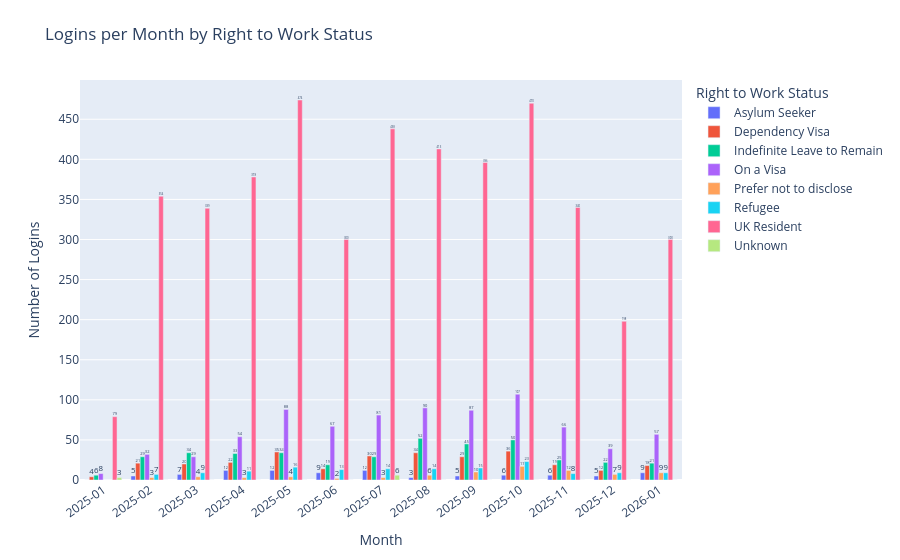

Notebook source saved alongside this figure:
### Code cell
import pandas as pd
import plotly.express as px

def parse_mixed_timestamp(series: pd.Series) -> pd.Series:
    s = series.astype(str).str.strip()
    dt = pd.to_datetime(s, format="%Y-%m-%d %H:%M:%S", errors="coerce")
    dt = dt.fillna(pd.to_datetime(s, format="%m/%d/%Y %H:%M:%S", errors="coerce"))
    return dt

# -----------------------
# CONFIG
# -----------------------
ID_COL = "Username"
LOGIN_TS_COL = "Timestamp"
WORK_COL = "Right to work in the UK for yourself"  # exact column name in registration_df

# -----------------------
# 1) Parse logins + month
# -----------------------
log = login_df.copy()
log["Timestamp_Parsed"] = parse_mixed_timestamp(log[LOGIN_TS_COL])
log = log.dropna(subset=["Timestamp_Parsed"])
log["Month"] = log["Timestamp_Parsed"].dt.to_period("M").astype(str)

# -----------------------
# 2) Join work-status from registration onto each login
# -----------------------
reg = registration_df.copy()
reg_lookup = (
    reg[[ID_COL, WORK_COL]]
    .dropna(subset=[ID_COL])
    .drop_duplicates(subset=[ID_COL], keep="last")
)

log = log.merge(reg_lookup, on=ID_COL, how="left")
log[WORK_COL] = log[WORK_COL].fillna("Unknown")

# -----------------------
# 3) Count logins per month by work-status
# -----------------------
counts = (
    log.groupby(["Month", WORK_COL])
       .size()
       .reset_index(name="Login Count")
)

# sort months chronologically + show all months
counts["Month_dt"] = pd.to_datetime(counts["Month"] + "-01")
counts = counts.sort_values("Month_dt").drop(columns=["Month_dt"])

month_order = counts["Month"].drop_duplicates().tolist()
work_order = sorted(log[WORK_COL].dropna().unique().tolist())

# optional: include 0s for missing month/status combos
full_index = pd.MultiIndex.from_product([month_order, work_order], names=["Month", WORK_COL])
counts = (
    counts.set_index(["Month", WORK_COL])
          .reindex(full_index, fill_value=0)
          .reset_index()
)

# show labels only for non-zero counts (prevents clutter)
counts["Label"] = counts["Login Count"].where(counts["Login Count"] > 0, "")

# -----------------------
# 4) Plot
# -----------------------
fig = px.bar(
    counts,
    x="Month",
    y="Login Count",
    color=WORK_COL,
    barmode="group",
    text="Label",
    title="Logins per Month by Right to Work Status",
    labels={"Month": "Month", "Login Count": "Number of Logins", WORK_COL: "Right to Work Status"},
    category_orders={"Month": month_order, WORK_COL: work_order},
)

fig.update_traces(textposition="auto", cliponaxis=False)

fig.update_layout(
    xaxis=dict(
        type="category",
        tickmode="array",
        tickvals=month_order,
        ticktext=month_order,
        tickangle=-35,
    ),
    uniformtext_minsize=9,
    margin=dict(t=80),
)

fig.show()

### Figure 1 — Plotly figure (JSON) as saved in the notebook; plotly's stock layout.template omitted (floating-point values rounded to 4 significant figures)
{"data": [{"alignmentgroup": "True", "cliponaxis": false, "hovertemplate": "Right to Work Status=Asylum Seeker<br>Month=%{x}<br>Number of Logins=%{y}<br>Label=%{text}<extra></extra>", "legendgroup": "Asylum Seeker", "marker": {"color": "#636efa", "pattern": {"shape": ""}}, "name": "Asylum Seeker", "offsetgroup": "Asylum Seeker", "orientation": "v", "showlegend": true, "text": ["", 5, 7, 12, 12, 9, 12, 3, 5, 6, 6, 5, 9], "textposition": "auto", "type": "bar", "x": ["2025-01", "2025-02", "2025-03", "2025-04", "2025-05", "2025-06", "2025-07", "2025-08", "2025-09", "2025-10", "2025-11", "2025-12", "2026-01"], "xaxis": "x", "y": [0, 5, 7, 12, 12, 9, 12, 3, 5, 6, 6, 5, 9], "yaxis": "y"}, {"alignmentgroup": "True", "cliponaxis": false, "hovertemplate": "Right to Work Status=Dependency Visa<br>Month=%{x}<br>Number of Logins=%{y}<br>Label=%{text}<extra></extra>", "legendgroup": "Dependency Visa", "marker": {"color": "#EF553B", "pattern": {"shape": ""}}, "name": "Dependency Visa", "offsetgroup": "Dependency Visa", "orientation": "v", "showlegend": true, "text": [4, 21, 20, 22, 35, 14, 30, 34, 29, 36, 19, 12, 18], "textposition": "auto", "type": "bar", "x": ["2025-01", "2025-02", "2025-03", "2025-04", "2025-05", "2025-06", "2025-07", "2025-08", "2025-09", "2025-10", "2025-11", "2025-12", "2026-01"], "xaxis": "x", "y": [4, 21, 20, 22, 35, 14, 30, 34, 29, 36, 19, 12, 18], "yaxis": "y"}, {"alignmentgroup": "True", "cliponaxis": false, "hovertemplate": "Right to Work Status=Indefinite Leave to Remain<br>Month=%{x}<br>Number of Logins=%{y}<br>Label=%{text}<extra></extra>", "legendgroup": "Indefinite Leave to Remain", "marker": {"color": "#00cc96", "pattern": {"shape": ""}}, "name": "Indefinite Leave to Remain", "offsetgroup": "Indefinite Leave to Remain", "orientation": "v", "showlegend": true, "text": [6, 29, 34, 33, 34, 19, 29, 52, 45, 50, 25, 22, 21], "textposition": "auto", "type": "bar", "x": ["2025-01", "2025-02", "2025-03", "2025-04", "2025-05", "2025-06", "2025-07", "2025-08", "2025-09", "2025-10", "2025-11", "2025-12", "2026-01"], "xaxis": "x", "y": [6, 29, 34, 33, 34, 19, 29, 52, 45, 50, 25, 22, 21], "yaxis": "y"}, {"alignmentgroup": "True", "cliponaxis": false, "hovertemplate": "Right to Work Status=On a Visa<br>Month=%{x}<br>Number of Logins=%{y}<br>Label=%{text}<extra></extra>", "legendgroup": "On a Visa", "marker": {"color": "#ab63fa", "pattern": {"shape": ""}}, "name": "On a Visa", "offsetgroup": "On a Visa", "orientation": "v", "showlegend": true, "text": [8, 32, 29, 54, 88, 67, 81, 90, 87, 107, 66, 39, 57], "textposition": "auto", "type": "bar", "x": ["2025-01", "2025-02", "2025-03", "2025-04", "2025-05", "2025-06", "2025-07", "2025-08", "2025-09", "2025-10", "2025-11", "2025-12", "2026-01"], "xaxis": "x", "y": [8, 32, 29, 54, 88, 67, 81, 90, 87, 107, 66, 39, 57], "yaxis": "y"}, {"alignmentgroup": "True", "cliponaxis": false, "hovertemplate": "Right to Work Status=Prefer not to disclose<br>Month=%{x}<br>Number of Logins=%{y}<br>Label=%{text}<extra></extra>", "legendgroup": "Prefer not to disclose", "marker": {"color": "#FFA15A", "pattern": {"shape": ""}}, "name": "Prefer not to disclose", "offsetgroup": "Prefer not to disclose", "orientation": "v", "showlegend": true, "text": ["", 3, 4, 3, 4, 2, 3, 6, 10, 17, 12, 7, 9], "textposition": "auto", "type": "bar", "x": ["2025-01", "2025-02", "2025-03", "2025-04", "2025-05", "2025-06", "2025-07", "2025-08", "2025-09", "2025-10", "2025-11", "2025-12", "2026-01"], "xaxis": "x", "y": [0, 3, 4, 3, 4, 2, 3, 6, 10, 17, 12, 7, 9], "yaxis": "y"}, {"alignmentgroup": "True", "cliponaxis": false, "hovertemplate": "Right to Work Status=Refugee<br>Month=%{x}<br>Number of Logins=%{y}<br>Label=%{text}<extra></extra>", "legendgroup": "Refugee", "marker": {"color": "#19d3f3", "pattern": {"shape": ""}}, "name": "Refugee", "offsetgroup": "Refugee", "orientation": "v", "showlegend": true, "text": ["", 7, 9, 11, 16, 13, 14, 14, 15, 23, 8, 9, 9], "textposition": "auto", "type": "bar", "x": ["2025-01", "2025-02", "2025-03", "2025-04", "2025-05", "2025-06", "2025-07", "2025-08", "2025-09", "2025-10", "2025-11", "2025-12", "2026-01"], "xaxis": "x", "y": [0, 7, 9, 11, 16, 13, 14, 14, 15, 23, 8, 9, 9], "yaxis": "y"}, {"alignmentgroup": "True", "cliponaxis": false, "hovertemplate": "Right to Work Status=UK Resident<br>Month=%{x}<br>Number of Logins=%{y}<br>Label=%{text}<extra></extra>", "legendgroup": "UK Resident", "marker": {"color": "#FF6692", "pattern": {"shape": ""}}, "name": "UK Resident", "offsetgroup": "UK Resident", "orientation": "v", "showlegend": true, "text": [79, 354, 339, 378, 474, 300, 438, 413, 396, 470, 340, 198, 300], "textposition": "auto", "type": "bar", "x": ["2025-01", "2025-02", "2025-03", "2025-04", "2025-05", "2025-06", "2025-07", "2025-08", "2025-09", "2025-10", "2025-11", "2025-12", "2026-01"], "xaxis": "x", "y": [79, 354, 339, 378, 474, 300, 438, 413, 396, 470, 340, 198, 300], "yaxis": "y"}, {"alignmentgroup": "True", "cliponaxis": false, "hovertemplate": "Right to Work Status=Unknown<br>Month=%{x}<br>Number of Logins=%{y}<br>Label=%{text}<extra></extra>", "legendgroup": "Unknown", "marker": {"color": "#B6E880", "pattern": {"shape": ""}}, "name": "Unknown", "offsetgroup": "Unknown", "orientation": "v", "showlegend": true, "text": [3, "", "", "", "", "", 6, "", "", "", "", "", ""], "textposition": "auto", "type": "bar", "x": ["2025-01", "2025-02", "2025-03", "2025-04", "2025-05", "2025-06", "2025-07", "2025-08", "2025-09", "2025-10", "2025-11", "2025-12", "2026-01"], "xaxis": "x", "y": [3, 0, 0, 0, 0, 0, 6, 0, 0, 0, 0, 0, 0], "yaxis": "y"}], "layout": {"barmode": "group", "legend": {"title": {"text": "Right to Work Status"}, "tracegroupgap": 0}, "margin": {"t": 80}, "title": {"text": "Logins per Month by Right to Work Status"}, "uniformtext": {"minsize": 9}, "xaxis": {"anchor": "y", "categoryarray": ["2025-01", "2025-02", "2025-03", "2025-04", "2025-05", "2025-06", "2025-07", "2025-08", "2025-09", "2025-10", "2025-11", "2025-12", "2026-01"], "categoryorder": "array", "domain": [0, 1], "tickangle": -35, "tickmode": "array", "ticktext": ["2025-01", "2025-02", "2025-03", "2025-04", "2025-05", "2025-06", "2025-07", "2025-08", "2025-09", "2025-10", "2025-11", "2025-12", "2026-01"], "tickvals": ["2025-01", "2025-02", "2025-03", "2025-04", "2025-05", "2025-06", "2025-07", "2025-08", "2025-09", "2025-10", "2025-11", "2025-12", "2026-01"], "title": {"text": "Month"}, "type": "category"}, "yaxis": {"anchor": "x", "domain": [0, 1], "title": {"text": "Number of Logins"}}}}
